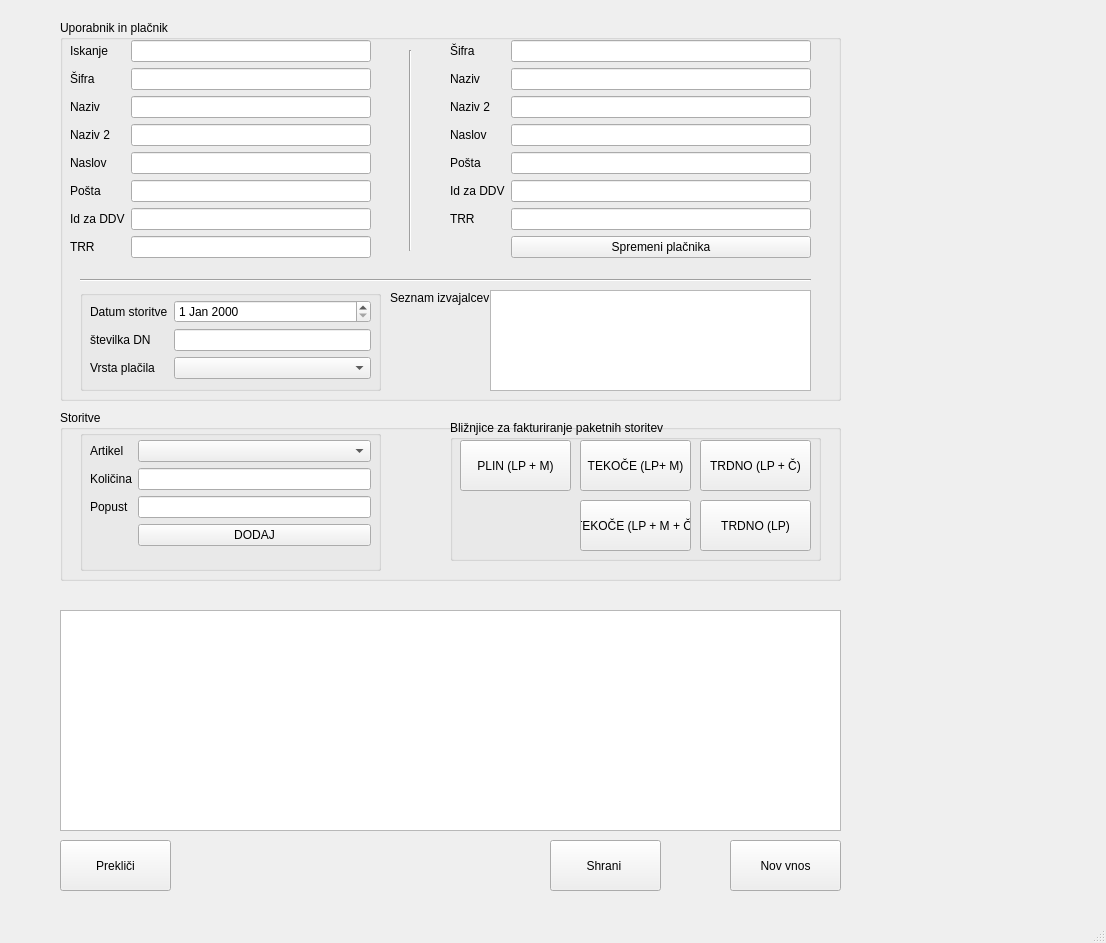
<?xml version="1.0" encoding="UTF-8"?>
<ui version="4.0">
 <class>MainWindow</class>
 <widget class="QMainWindow" name="MainWindow">
  <property name="geometry">
   <rect>
    <x>0</x>
    <y>0</y>
    <width>1106</width>
    <height>943</height>
   </rect>
  </property>
  <property name="windowTitle">
   <string>MainWindow</string>
  </property>
  <widget class="QWidget" name="centralwidget">
   <widget class="QGroupBox" name="groupBox_2">
    <property name="geometry">
     <rect>
      <x>60</x>
      <y>410</y>
      <width>781</width>
      <height>171</height>
     </rect>
    </property>
    <property name="title">
     <string>Storitve</string>
    </property>
    <widget class="QGroupBox" name="groupBox">
     <property name="geometry">
      <rect>
       <x>390</x>
       <y>10</y>
       <width>371</width>
       <height>141</height>
      </rect>
     </property>
     <property name="title">
      <string>Bližnjice za fakturiranje paketnih storitev</string>
     </property>
     <widget class="QPushButton" name="pushButton_4">
      <property name="geometry">
       <rect>
        <x>10</x>
        <y>20</y>
        <width>111</width>
        <height>51</height>
       </rect>
      </property>
      <property name="text">
       <string>PLIN (LP + M)</string>
      </property>
     </widget>
     <widget class="QPushButton" name="pushButton_2">
      <property name="geometry">
       <rect>
        <x>130</x>
        <y>20</y>
        <width>111</width>
        <height>51</height>
       </rect>
      </property>
      <property name="text">
       <string>TEKOČE (LP+ M)</string>
      </property>
     </widget>
     <widget class="QPushButton" name="pushButton_3">
      <property name="geometry">
       <rect>
        <x>130</x>
        <y>80</y>
        <width>111</width>
        <height>51</height>
       </rect>
      </property>
      <property name="baseSize">
       <size>
        <width>0</width>
        <height>0</height>
       </size>
      </property>
      <property name="text">
       <string>TEKOČE (LP + M + Č)</string>
      </property>
     </widget>
     <widget class="QPushButton" name="pushButton_5">
      <property name="geometry">
       <rect>
        <x>250</x>
        <y>20</y>
        <width>111</width>
        <height>51</height>
       </rect>
      </property>
      <property name="text">
       <string>TRDNO (LP + Č)</string>
      </property>
     </widget>
     <widget class="QPushButton" name="pushButton_6">
      <property name="geometry">
       <rect>
        <x>250</x>
        <y>80</y>
        <width>111</width>
        <height>51</height>
       </rect>
      </property>
      <property name="text">
       <string>TRDNO (LP)</string>
      </property>
     </widget>
    </widget>
    <widget class="QGroupBox" name="groupBox_5">
     <property name="geometry">
      <rect>
       <x>20</x>
       <y>20</y>
       <width>301</width>
       <height>141</height>
      </rect>
     </property>
     <property name="title">
      <string/>
     </property>
     <widget class="QWidget" name="formLayoutWidget_3">
      <property name="geometry">
       <rect>
        <x>10</x>
        <y>10</y>
        <width>281</width>
        <height>121</height>
       </rect>
      </property>
      <layout class="QFormLayout" name="formLayout_3">
       <item row="2" column="1">
        <widget class="QComboBox" name="comboBox_2"/>
       </item>
       <item row="2" column="0">
        <widget class="QLabel" name="label_20">
         <property name="text">
          <string>Artikel</string>
         </property>
        </widget>
       </item>
       <item row="3" column="1">
        <widget class="QLineEdit" name="lineEdit_17"/>
       </item>
       <item row="3" column="0">
        <widget class="QLabel" name="label_21">
         <property name="text">
          <string>Količina</string>
         </property>
        </widget>
       </item>
       <item row="4" column="1">
        <widget class="QLineEdit" name="lineEdit_18"/>
       </item>
       <item row="4" column="0">
        <widget class="QLabel" name="label_22">
         <property name="text">
          <string>Popust</string>
         </property>
        </widget>
       </item>
       <item row="5" column="1">
        <widget class="QPushButton" name="pushButton_7">
         <property name="text">
          <string>DODAJ</string>
         </property>
        </widget>
       </item>
      </layout>
     </widget>
    </widget>
   </widget>
   <widget class="QTableWidget" name="tableWidget">
    <property name="geometry">
     <rect>
      <x>60</x>
      <y>610</y>
      <width>781</width>
      <height>221</height>
     </rect>
    </property>
   </widget>
   <widget class="QPushButton" name="pushButton_8">
    <property name="geometry">
     <rect>
      <x>60</x>
      <y>840</y>
      <width>111</width>
      <height>51</height>
     </rect>
    </property>
    <property name="text">
     <string>Prekliči</string>
    </property>
   </widget>
   <widget class="QPushButton" name="pushButton_9">
    <property name="geometry">
     <rect>
      <x>550</x>
      <y>840</y>
      <width>111</width>
      <height>51</height>
     </rect>
    </property>
    <property name="text">
     <string>Shrani </string>
    </property>
   </widget>
   <widget class="QPushButton" name="pushButton_10">
    <property name="geometry">
     <rect>
      <x>730</x>
      <y>840</y>
      <width>111</width>
      <height>51</height>
     </rect>
    </property>
    <property name="text">
     <string>Nov vnos</string>
    </property>
   </widget>
   <widget class="QGroupBox" name="groupBox_3">
    <property name="geometry">
     <rect>
      <x>60</x>
      <y>20</y>
      <width>781</width>
      <height>381</height>
     </rect>
    </property>
    <property name="title">
     <string>Uporabnik in plačnik</string>
    </property>
    <widget class="QWidget" name="formLayoutWidget_2">
     <property name="geometry">
      <rect>
       <x>390</x>
       <y>20</y>
       <width>361</width>
       <height>221</height>
      </rect>
     </property>
     <layout class="QFormLayout" name="formLayout_2">
      <property name="fieldGrowthPolicy">
       <enum>QFormLayout::AllNonFixedFieldsGrow</enum>
      </property>
      <item row="0" column="0">
       <widget class="QLabel" name="label_8">
        <property name="text">
         <string>Šifra</string>
        </property>
       </widget>
      </item>
      <item row="0" column="1">
       <widget class="QLineEdit" name="lineEdit_9"/>
      </item>
      <item row="1" column="0">
       <widget class="QLabel" name="label_9">
        <property name="text">
         <string>Naziv</string>
        </property>
       </widget>
      </item>
      <item row="1" column="1">
       <widget class="QLineEdit" name="lineEdit_10"/>
      </item>
      <item row="2" column="0">
       <widget class="QLabel" name="label_10">
        <property name="text">
         <string>Naziv 2</string>
        </property>
       </widget>
      </item>
      <item row="2" column="1">
       <widget class="QLineEdit" name="lineEdit_11"/>
      </item>
      <item row="3" column="0">
       <widget class="QLabel" name="label_11">
        <property name="text">
         <string>Naslov</string>
        </property>
       </widget>
      </item>
      <item row="3" column="1">
       <widget class="QLineEdit" name="lineEdit_12"/>
      </item>
      <item row="4" column="0">
       <widget class="QLabel" name="label_12">
        <property name="text">
         <string>Pošta</string>
        </property>
       </widget>
      </item>
      <item row="4" column="1">
       <widget class="QLineEdit" name="lineEdit_13"/>
      </item>
      <item row="5" column="0">
       <widget class="QLabel" name="label_13">
        <property name="text">
         <string>Id za DDV</string>
        </property>
       </widget>
      </item>
      <item row="5" column="1">
       <widget class="QLineEdit" name="lineEdit_14"/>
      </item>
      <item row="6" column="0">
       <widget class="QLabel" name="label_14">
        <property name="text">
         <string>TRR</string>
        </property>
       </widget>
      </item>
      <item row="6" column="1">
       <widget class="QLineEdit" name="lineEdit_15"/>
      </item>
      <item row="7" column="1">
       <widget class="QPushButton" name="pushButton">
        <property name="text">
         <string>Spremeni plačnika</string>
        </property>
       </widget>
      </item>
     </layout>
    </widget>
    <widget class="QWidget" name="formLayoutWidget">
     <property name="geometry">
      <rect>
       <x>10</x>
       <y>20</y>
       <width>301</width>
       <height>231</height>
      </rect>
     </property>
     <layout class="QFormLayout" name="formLayout">
      <property name="fieldGrowthPolicy">
       <enum>QFormLayout::AllNonFixedFieldsGrow</enum>
      </property>
      <property name="verticalSpacing">
       <number>6</number>
      </property>
      <item row="0" column="0">
       <widget class="QLabel" name="label">
        <property name="text">
         <string>Iskanje</string>
        </property>
       </widget>
      </item>
      <item row="0" column="1">
       <widget class="QLineEdit" name="lineEdit"/>
      </item>
      <item row="1" column="0">
       <widget class="QLabel" name="label_2">
        <property name="text">
         <string>Šifra</string>
        </property>
       </widget>
      </item>
      <item row="1" column="1">
       <widget class="QLineEdit" name="lineEdit_2"/>
      </item>
      <item row="2" column="0">
       <widget class="QLabel" name="label_5">
        <property name="text">
         <string>Naziv</string>
        </property>
       </widget>
      </item>
      <item row="2" column="1">
       <widget class="QLineEdit" name="lineEdit_3"/>
      </item>
      <item row="3" column="0">
       <widget class="QLabel" name="label_6">
        <property name="text">
         <string>Naziv 2</string>
        </property>
       </widget>
      </item>
      <item row="3" column="1">
       <widget class="QLineEdit" name="lineEdit_4"/>
      </item>
      <item row="4" column="0">
       <widget class="QLabel" name="label_4">
        <property name="text">
         <string>Naslov</string>
        </property>
       </widget>
      </item>
      <item row="4" column="1">
       <widget class="QLineEdit" name="lineEdit_5"/>
      </item>
      <item row="5" column="0">
       <widget class="QLabel" name="label_3">
        <property name="text">
         <string>Pošta</string>
        </property>
       </widget>
      </item>
      <item row="5" column="1">
       <widget class="QLineEdit" name="lineEdit_6"/>
      </item>
      <item row="6" column="0">
       <widget class="QLabel" name="label_15">
        <property name="text">
         <string>Id za DDV</string>
        </property>
       </widget>
      </item>
      <item row="6" column="1">
       <widget class="QLineEdit" name="lineEdit_7"/>
      </item>
      <item row="7" column="0">
       <widget class="QLabel" name="label_16">
        <property name="text">
         <string>TRR</string>
        </property>
       </widget>
      </item>
      <item row="7" column="1">
       <widget class="QLineEdit" name="lineEdit_8"/>
      </item>
      <item row="9" column="0">
       <widget class="Line" name="line">
        <property name="orientation">
         <enum>Qt::Horizontal</enum>
        </property>
       </widget>
      </item>
     </layout>
    </widget>
    <widget class="Line" name="line_3">
     <property name="geometry">
      <rect>
       <x>340</x>
       <y>30</y>
       <width>20</width>
       <height>201</height>
      </rect>
     </property>
     <property name="orientation">
      <enum>Qt::Vertical</enum>
     </property>
    </widget>
    <widget class="Line" name="line_2">
     <property name="geometry">
      <rect>
       <x>20</x>
       <y>250</y>
       <width>731</width>
       <height>20</height>
      </rect>
     </property>
     <property name="orientation">
      <enum>Qt::Horizontal</enum>
     </property>
    </widget>
    <widget class="QGroupBox" name="groupBox_4">
     <property name="geometry">
      <rect>
       <x>20</x>
       <y>270</y>
       <width>301</width>
       <height>101</height>
      </rect>
     </property>
     <property name="title">
      <string/>
     </property>
     <widget class="QWidget" name="formLayoutWidget_4">
      <property name="geometry">
       <rect>
        <x>10</x>
        <y>10</y>
        <width>281</width>
        <height>80</height>
       </rect>
      </property>
      <layout class="QFormLayout" name="formLayout_4">
       <item row="0" column="1">
        <widget class="QDateEdit" name="dateEdit"/>
       </item>
       <item row="0" column="0">
        <widget class="QLabel" name="label_18">
         <property name="text">
          <string>Datum storitve</string>
         </property>
        </widget>
       </item>
       <item row="1" column="0">
        <widget class="QLabel" name="label_19">
         <property name="text">
          <string>številka DN</string>
         </property>
        </widget>
       </item>
       <item row="1" column="1">
        <widget class="QLineEdit" name="lineEdit_16"/>
       </item>
       <item row="2" column="0">
        <widget class="QLabel" name="label_23">
         <property name="text">
          <string>Vrsta plačila</string>
         </property>
        </widget>
       </item>
       <item row="2" column="1">
        <widget class="QComboBox" name="comboBox"/>
       </item>
      </layout>
     </widget>
    </widget>
    <widget class="QLabel" name="label_17">
     <property name="geometry">
      <rect>
       <x>330</x>
       <y>270</y>
       <width>111</width>
       <height>16</height>
      </rect>
     </property>
     <property name="text">
      <string>Seznam izvajalcev</string>
     </property>
    </widget>
    <widget class="QTableWidget" name="tableWidget_2">
     <property name="geometry">
      <rect>
       <x>430</x>
       <y>270</y>
       <width>321</width>
       <height>101</height>
      </rect>
     </property>
    </widget>
   </widget>
  </widget>
  <widget class="QMenuBar" name="menubar">
   <property name="geometry">
    <rect>
     <x>0</x>
     <y>0</y>
     <width>1106</width>
     <height>21</height>
    </rect>
   </property>
  </widget>
  <widget class="QStatusBar" name="statusbar"/>
 </widget>
 <resources/>
 <connections/>
</ui>
